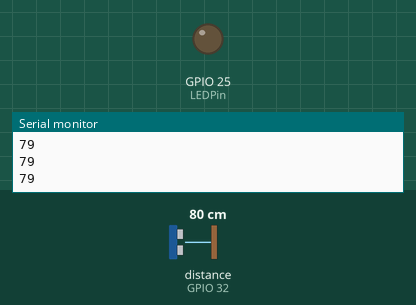
This sketch was run on a simulated ESP32. Parts: output pins drawn as LEDs (lit = HIGH), the last lines printed to the serial monitor. Wiring (inferred from the names in the program): ultrasonic range finder: trigger GPIO 33; echo GPIO 32. The test bench sets the inputs (shaded band); at power-on: distance to the obstacle (sensor on GPIO 32) 80 cm. The echo pulse lasts 58.3 µs per cm; nothing arrives over Bluetooth unless stated; pins used as bus, display or sensor lines are not drawn.

Above: at 1.2 s.
1.3 s: distance to the obstacle (sensor on GPIO 32) set to 17 cm
2.8 s: distance to the obstacle (sensor on GPIO 32) set to 14 cm
At 4.0 s:
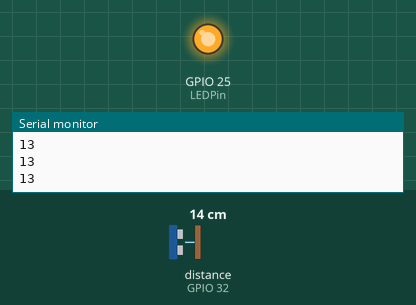
4.3 s: distance to the obstacle (sensor on GPIO 32) set to 18 cm
At 5.4 s:
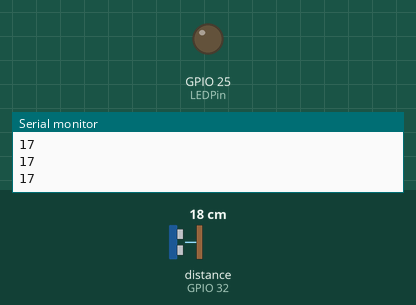
5.8 s: distance to the obstacle (sensor on GPIO 32) set to 2 cm
At 7.0 s:
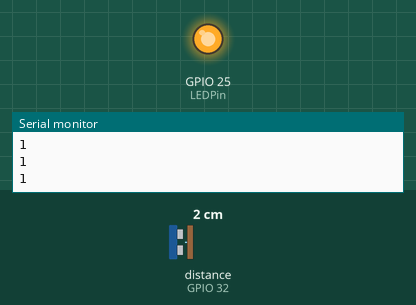
Timing chart, 0 to 8.3 s (numbered marks = the images above; inputs shaded):
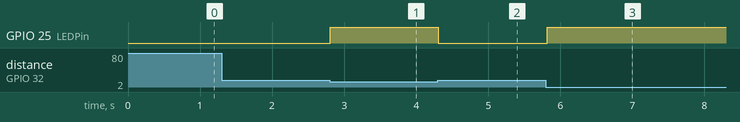

Measured:
- the behaviour switches between 16 and 15 cm on distance to the obstacle (sensor on GPIO 32) (found by bisection; images 0 and 1)
- after the input at 2.8 s, GPIO 25 (LEDPin): LOW → HIGH at once
- after the input at 4.3 s, GPIO 25 (LEDPin): HIGH → LOW at once
- after the input at 5.8 s, GPIO 25 (LEDPin): LOW → HIGH at once

The sketch:

BT_with_info_string_ESP32.ino
```cpp
#define echoPin 32
#define trigPin 33
#define LEDPin 25

#include "BluetoothSerial.h"

long duration;
int distance;
int DIST_THRESH = 15;

BluetoothSerial SerialBT;

void setup() {
  // put your setup code here, to run once:
  pinMode(trigPin, OUTPUT);
  pinMode(echoPin, INPUT);
  pinMode(LEDPin, OUTPUT);

  Serial.begin(9600);
  Serial.println('ESP32s testing!');
  SerialBT.begin("ESPTest");
  Serial.println("BT began!");


}

void loop() {
  // put your main code here, to run repeatedly:
  digitalWrite(trigPin, LOW);
  delayMicroseconds(2);

  digitalWrite(trigPin, HIGH);
  delayMicroseconds(10);
  digitalWrite(trigPin, LOW);

  duration = pulseIn(echoPin, HIGH);
  distance = duration * 0.034 / 2;
  String dstring = String(distance);

  String bike_status = "AVAILABLE\n";

  if(distance < DIST_THRESH){
    digitalWrite(LEDPin, HIGH);
    bike_status = "NOT AVAILABLE\n";
  }else{
    digitalWrite(LEDPin, LOW);
  }

  Serial.print(dstring);
  Serial.println();
  bike_status += distance;
  SerialBT.print(bike_status);

  delay(20);
}
```
